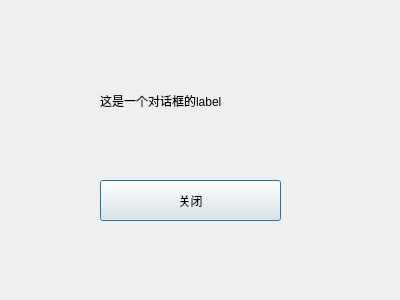
<?xml version="1.0" encoding="UTF-8"?>
<ui version="4.0">
 <class>Dialog</class>
 <widget class="QDialog" name="Dialog">
  <property name="geometry">
   <rect>
    <x>0</x>
    <y>0</y>
    <width>400</width>
    <height>300</height>
   </rect>
  </property>
  <property name="windowTitle">
   <string>Dialog</string>
  </property>
  <widget class="QLabel" name="label">
   <property name="geometry">
    <rect>
     <x>100</x>
     <y>70</y>
     <width>201</width>
     <height>61</height>
    </rect>
   </property>
   <property name="text">
    <string>这是一个对话框的label</string>
   </property>
  </widget>
  <widget class="QPushButton" name="pushButton">
   <property name="geometry">
    <rect>
     <x>100</x>
     <y>180</y>
     <width>181</width>
     <height>41</height>
    </rect>
   </property>
   <property name="text">
    <string>关闭</string>
   </property>
  </widget>
 </widget>
 <resources/>
 <connections/>
</ui>
